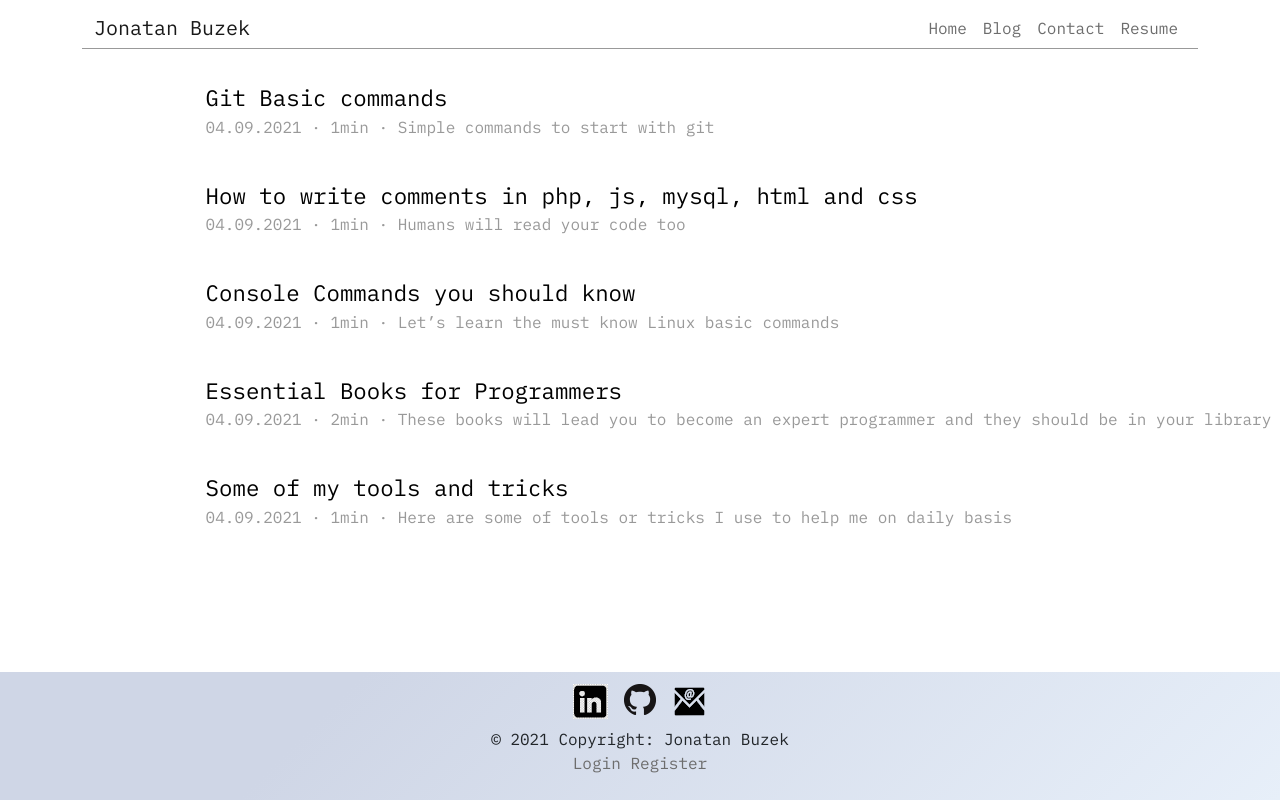
The page /index.php?action=post-index on the database its author committed.
### tables this page shows
CREATE TABLE `posts` (
  `id` int(11) NOT NULL,
  `created_date` datetime NOT NULL,
  `updated_date` datetime DEFAULT NULL,
  `fk_author` int(11) NOT NULL,
  `title` varchar(255) NOT NULL,
  `header` text NOT NULL,
  `content` text NOT NULL
);

### App/Controller/PostController.php (called while the page is built, shortened)
<?php
class PostController extends Controller
{
    protected $manager;
    protected $session;
    public function __construct($pdo, $session) {
        $this->session = $session;
        $this->manager = new Model\PostManager($pdo);
    }
    public function index() {
        $session = $this->session;
        $posts = $this->manager->fetchAll();
        require ROOT . '/App/View/blog/index.php';
        exit();
    }
}

### Core/Autoloader.php (called while the page is built, shortened)
<?php
class Autoloader {
    public function register() {
        spl_autoload_register(function ($class) {
            $class = str_replace('\\', '/', $class);
        });
    }
}

### App/Model/PostManager.php (called while the page is built, shortened)
<?php
class PostManager
{
    protected $pdo;
    public function __construct($pdo) {
        $this->pdo = $pdo;
    }
    public function fetchAll() {
        $sql = 'SELECT id postId, DATE_FORMAT(updated_date, "%d.%m.%Y") updatedDate, title, header, content FROM posts';
        $query = $this->pdo->prepare($sql);
        $query->execute();
        $result = $query->fetchAll(\PDO::FETCH_CLASS, 'App\Entity\Post');
        return $result;
    }
}

### public/index.php (called while the page is built, shortened)
<?php
require ROOT.'/Core/Security/Session.php';
require ROOT.'/App/App.php';
$session = new Core\Security\Session();
if (filter_input(INPUT_GET, 'action')) {
    $action = explode('-', filter_input(INPUT_GET, 'action'));
} else {
    $action = 'homepage';
}
$app = new \App\App($action, $session);
$app->run();

### App/Entity/Post.php (called while the page is built, shortened)
<?php
class Post
{
    protected $postId;
    protected $updatedDate;
    protected $title;
    protected $header;
    protected $content;
    public function getId(): int
    {
        return $this->postId;
    }
    public function getUpdatedDate(): string
    {
        return $this->updatedDate;
    }
    public function getTitle(): string
    {
        return $this->title;
    }
    public function getHeader(): string
    {
        return $this->header;
    }
    public function getReadingTime(): int
    {
        return str_word_count($this->content)>200?(str_word_count($this->content)/200):1;
    }
}

### Core/Security/Session.php (called while the page is built, shortened)
<?php
class Session
{
    private $session;
    public function __construct() {
        $this->session = (isset($_SESSION)) ? $_SESSION : null;
    }
    public function getSession($key) {
        return (isset($this->session[$key])?$this->session[$key]:null);
    }
}

### App/View/blog/index.php (the view, shortened to what this page needs)
<?php
if (isset($posts)) {
    foreach ($posts as $post) {
        ?>
        <div class="row mt-4 blog_post_div">
            <p class="blog_line_title">
                <a class="blog_post_title" href="index.php?action=post-display-<?= $post->getId() . '">' . htmlspecialchars($post->getTitle()); ?></a>
            </p>
            <p class="blog_line_description"><?= $post->getUpdatedDate() . ' · ' . $post->getReadingTime() . 'min <span class="small_screen_hide">· </span><span class="small_screen_show"><br></span>' . htmlspecialchars($post->getHeader()); ?></p>
        </div>
    <?php }
}
$page_body = ob_get_clean();
require ROOT . '/App/View/template.php';

### App/App.php (shortened to what this page needs)
<?php
class App
{
    protected $action;
    protected $pdo;
    protected $session;
    public function __construct($action, $session) {
        $this->action = $action;
        $this->pdo = new \PDO('mysql:host=localhost;dbname=blog_jonatan;charset=utf8', 'root', '', array(\PDO::ATTR_ERRMODE => \PDO::ERRMODE_EXCEPTION));
        $this->session = $session;
    }
    public function run() {
        if ($this->action === 'homepage') {
            $session = $this->session;
            require ROOT . '/App/View/homepage.php';
        } else {
            require ROOT . '/Core/Autoloader.php';
            $controllerAction = $this->action[1];
            $controller = new $controllerName($this->pdo, $this->session);
            $entityId = !empty($this->action[2])?$this->action[2]:null;
            $controller->$controllerAction($entityId);
        }
    }
}

### App/View/template.php (shortened to what this page needs)
<!DOCTYPE html>
<html lang="en">
<head>
    <link href="https://cdn.jsdelivr.net/npm/bootstrap@5.0.0/dist/css/bootstrap.min.css" rel="stylesheet">
    <link href="css/style.css" rel="stylesheet" />
    <link rel="stylesheet" media="screen and (max-width: 768px)" href="css/style_768px.css" />
</head>
<body>
    <div class="container-sm" id="page_bloc">
        <nav class="navbar navbar-light navbar-expand-md bg-faded justify-content-center">
            <div class="container" id="navbar_container">
                <a href="index.php" class="navbar-brand d-flex w-50 me-auto">Jonatan Buzek</a>
                <div class="navbar-collapse collapse w-100" id="collapsingNavbar3">
                    <ul class="navbar-nav w-100 justify-content-end">
                        <li class="nav-item" id="navitem_home">
                            <a class="nav-link" href="index.php">Home</a>
                        </li>
                        <li class="nav-item">
                            <a class="nav-link" href="index.php?action=post-index">Blog</a>
                        </li>
                        <li class="nav-item">
                            <a class="nav-link" href="index.php?action=contact-form">Contact</a>
                        </li>
                        <li class="nav-item">
                            <a target="_blank" rel="noopener noreferrer" class="nav-link" href="media/CV_Jonatan_Buzek.pdf">Resume</a>
                        </li>
                    </ul>
                </div>
            </div>
        </nav>
        <div class="container">
            <?= $page_body; ?>
        </div>
        <div id="separator" style="font-size: 6em !important;">&nbsp;</div>
    </div>
    <footer class="text-center text-lg-start">
        <div class="text-center" id="footer_bloc">
            <div id="social_links_bloc">
                <div class="icon_img">
                    <a target="_blank" rel="noopener noreferrer" href="https://www.linkedin.com/in/jonatanbuzek/" title="linkedin">
                        <img src="media/icon/in.png">
                    </a>
                </div>
                <div class="icon_img">
                    <a target="_blank" rel="noopener noreferrer" href="https://github.com/jonatanocr" title="gitHub">
                        <img src="media/icon/GitHub-Mark-32px.png">
                    </a>
                </div>
                <div class="icon_img">
                    <a target="_blank" rel="noopener noreferrer" href="mailto:buzek.jonatan@gmail.com" title="buzek.jonatan@gmail.com">
                        <img src="media/icon/email.png">
                    </a>
                </div>
            </div>
            <div id="footer_txt">
            © 2021 Copyright: Jonatan Buzek
            <?php if (isset($session) && $session->getSession('username') !== NULL) { ?>
                <br>You're logged in as <span style="color: black">
                    <?= htmlspecialchars(ucfirst($session->getSession('username'))); ?>
                </span>
                <a href="index.php?action=user-logout" id="logout_link"> · Logout</a>
            <?php } else { ?>
                    <br>
                <a class="login_link" href="index.php?action=user-login">Login</a>
                <a class="login_link" href="index.php?action=user-register">Register</a>
            <?php }
            ?>
            </div>
        </div>
    </footer>
</body>
</html>

### public/css/style.css (style rules this page uses)
html { height: 100%; }
body { min-height: 100%; font-family: 'IBM Plex Mono', monospace; }
#page_bloc { margin-bottom: 4em; }
.nav-link, .login_link, #register_page_link { color: #6d6d6d !important; }
.login_link, #register_page_link { text-decoration: none; }
#navbar_container { border-bottom: 1px solid #999; }
footer { position: fixed; height: 8em; bottom: 0; left: 0; right: 0; margin-bottom: 0; }
#footer_bloc { padding: 2.5em 0 3.5em 0; height: 100%; display: flex; flex-direction: column; justify-content: center; align-items: center; background-color: #e7eff9; background-image: linear-gradient(315deg, #e7eff9 0%, #cfd6e6 74%); }
#social_links_bloc { display: flex; }
.icon_img { margin: 0.5em 0.5em 0.5em 0.5em !important; }
.blog_line_title, .blog_line_description, .blog_line_add { margin-left: 10%; margin-right: 10%; }
.blog_line_title { margin-bottom: 0; }
.blog_line_description { color: #999; }
.blog_post_title { font-size: 1.4em; text-decoration: none; color: black; }

### public/css/style_768px.css (style rules this page uses)
#separator { font-size: 0.5em; }
footer { height: 4em; }
#social_links_bloc { display: none; }
.small_screen_hide { display: none; }
.blog_line_title, .blog_line_description, .blog_line_add, .post_line_header, .post_line_content, .comments_line { margin-left: 0 !important; margin-right: 0 !important; }
footer { height: 5em !important; }
#footer_bloc { padding: 2.5em 0 3.5em 0 !important; }

### rows shown on the page
posts: title "Git Basic commands", UpdatedDate "04.09.2021", content "1", header "Simple commands to start with git"
posts: title "How to write comments in php, js, mysql, html and css", UpdatedDate "04.09.2021", content "1", header "Humans will read your code too"
posts: title "Console Commands you should know", UpdatedDate "04.09.2021", content "1", header "Let’s learn the must know Linux basic commands"
posts: title "Essential Books for Programmers", UpdatedDate "04.09.2021", content "2", header "These books will lead you to become an expert programmer and they should be in your library"
posts: title "Some of my tools and tricks", UpdatedDate "04.09.2021", content "1", header "Here are some of tools or tricks I use to help me on daily basis"
